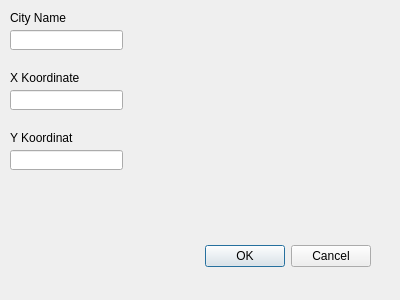
<?xml version="1.0" encoding="UTF-8"?>
<ui version="4.0">
 <class>Dialog</class>
 <widget class="QDialog" name="Dialog">
  <property name="geometry">
   <rect>
    <x>0</x>
    <y>0</y>
    <width>400</width>
    <height>300</height>
   </rect>
  </property>
  <property name="windowTitle">
   <string>Dialog</string>
  </property>
  <widget class="QDialogButtonBox" name="buttonBox">
   <property name="geometry">
    <rect>
     <x>30</x>
     <y>240</y>
     <width>341</width>
     <height>32</height>
    </rect>
   </property>
   <property name="orientation">
    <enum>Qt::Horizontal</enum>
   </property>
   <property name="standardButtons">
    <set>QDialogButtonBox::Cancel|QDialogButtonBox::Ok</set>
   </property>
  </widget>
  <widget class="QLabel" name="label">
   <property name="geometry">
    <rect>
     <x>10</x>
     <y>10</y>
     <width>81</width>
     <height>16</height>
    </rect>
   </property>
   <property name="text">
    <string>City Name</string>
   </property>
  </widget>
  <widget class="QLineEdit" name="stadtName">
   <property name="geometry">
    <rect>
     <x>10</x>
     <y>30</y>
     <width>113</width>
     <height>20</height>
    </rect>
   </property>
  </widget>
  <widget class="QLabel" name="label_2">
   <property name="geometry">
    <rect>
     <x>10</x>
     <y>70</y>
     <width>111</width>
     <height>16</height>
    </rect>
   </property>
   <property name="text">
    <string>X Koordinate</string>
   </property>
  </widget>
  <widget class="QLineEdit" name="xKoordinate">
   <property name="geometry">
    <rect>
     <x>10</x>
     <y>90</y>
     <width>113</width>
     <height>20</height>
    </rect>
   </property>
  </widget>
  <widget class="QLabel" name="label_3">
   <property name="geometry">
    <rect>
     <x>10</x>
     <y>130</y>
     <width>101</width>
     <height>16</height>
    </rect>
   </property>
   <property name="text">
    <string>Y Koordinat</string>
   </property>
  </widget>
  <widget class="QLineEdit" name="yKoordinate">
   <property name="geometry">
    <rect>
     <x>10</x>
     <y>150</y>
     <width>113</width>
     <height>20</height>
    </rect>
   </property>
  </widget>
 </widget>
 <resources/>
 <connections>
  <connection>
   <sender>buttonBox</sender>
   <signal>accepted()</signal>
   <receiver>Dialog</receiver>
   <slot>accept()</slot>
   <hints>
    <hint type="sourcelabel">
     <x>248</x>
     <y>254</y>
    </hint>
    <hint type="destinationlabel">
     <x>157</x>
     <y>274</y>
    </hint>
   </hints>
  </connection>
  <connection>
   <sender>buttonBox</sender>
   <signal>rejected()</signal>
   <receiver>Dialog</receiver>
   <slot>reject()</slot>
   <hints>
    <hint type="sourcelabel">
     <x>316</x>
     <y>260</y>
    </hint>
    <hint type="destinationlabel">
     <x>286</x>
     <y>274</y>
    </hint>
   </hints>
  </connection>
 </connections>
</ui>
